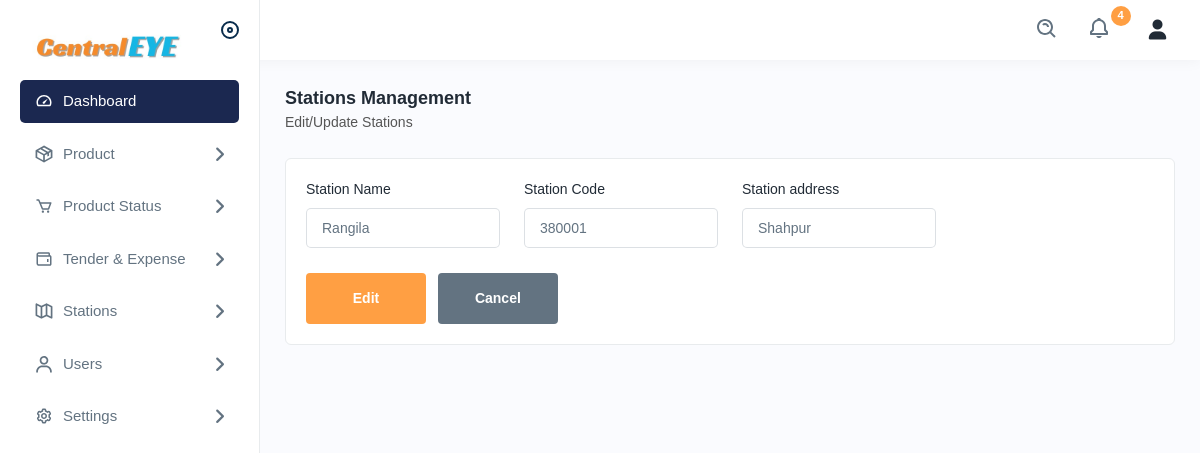
/editstation/1, run on an earlier commit of the app's database.
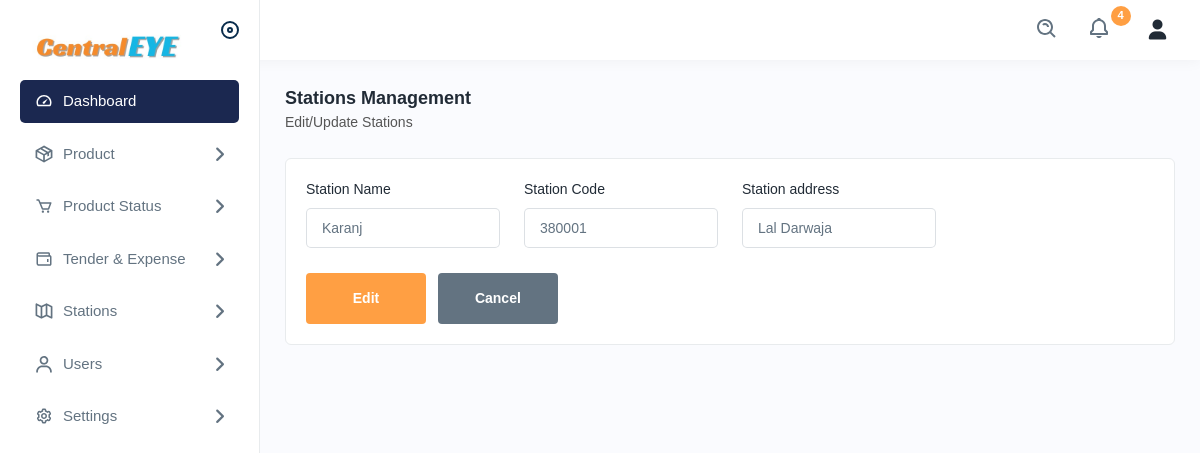
And on a later commit of the database.
### app/models.py (models this page shows, shortened)
class stationDetails(models.Model):
    station_id = models.IntegerField(primary_key=True)
    station_name = models.CharField(max_length=255)
    station_code = models.CharField(max_length=255)
    station_address = models.CharField(max_length=255)

### app/views.py (the view, shortened to what this page needs)
# urls.py: path('editstation/<int:id>',views.editstation, name='editstation'),
def editstation(request,id):
    station_id = stationDetails.objects.get(station_id=id)
    return render(request,'editstation.html',{'i': station_id})

### templates/editstation.html (shortened to what this page needs)
{% extends 'navbar.html' %}
{% load static %}
{% block body %}
<div class="main-wrapper">
    <div class="page-wrapper">
        <div class="content">
            <div class="page-header">
                <div class="page-title">
                    <h4>Stations Management</h4>
                    <h6>Edit/Update Stations</h6>
                </div>
            </div>
            <div class="card">
                <div class="card-body">
                    <form action="{% url 'editstation' i.station_id  %}" method="post">
                    <div class="row">
                        <div class="col-lg-3 col-sm-6 col-12">
                            <div class="form-group">
                                <label>Station Name</label>
                                <input type="text" name="station_name" value="{{i.station_name}}">
                            </div>
                        </div>
                        <div class="col-lg-3 col-sm-6 col-12">
                            <div class="form-group">
                                <label>Station Code</label>
                                <input type="text" name="station_code" value="{{i.station_code}}">
                            </div>
                        </div>
                        <div class="col-lg-3 col-sm-6 col-12">
                            <div class="form-group">
                                <label>Station address</label>
                                <input type="text" name="station_address" value="{{i.station_address}}">
                            </div>
                        </div>
                        <div class="col-lg-12">
                            <input type="submit" class="btn btn-submit me-2" data-dismiss="modal" value="Edit">
                            <a href="{% url 'stationlist' %}"><input type="submit" class="btn btn-cancel" value="Cancel"></a>
                        </div>
                    </div>
                </form>
                </div>
            </div>
        </div>
    </div>
</div>
{% endblock %}

What changed in the data, as far as the page shows it:
changed stationDetails: station_name "Rangila" → "Karanj"; station_address "Shahpur" → "Lal Darwaja"
